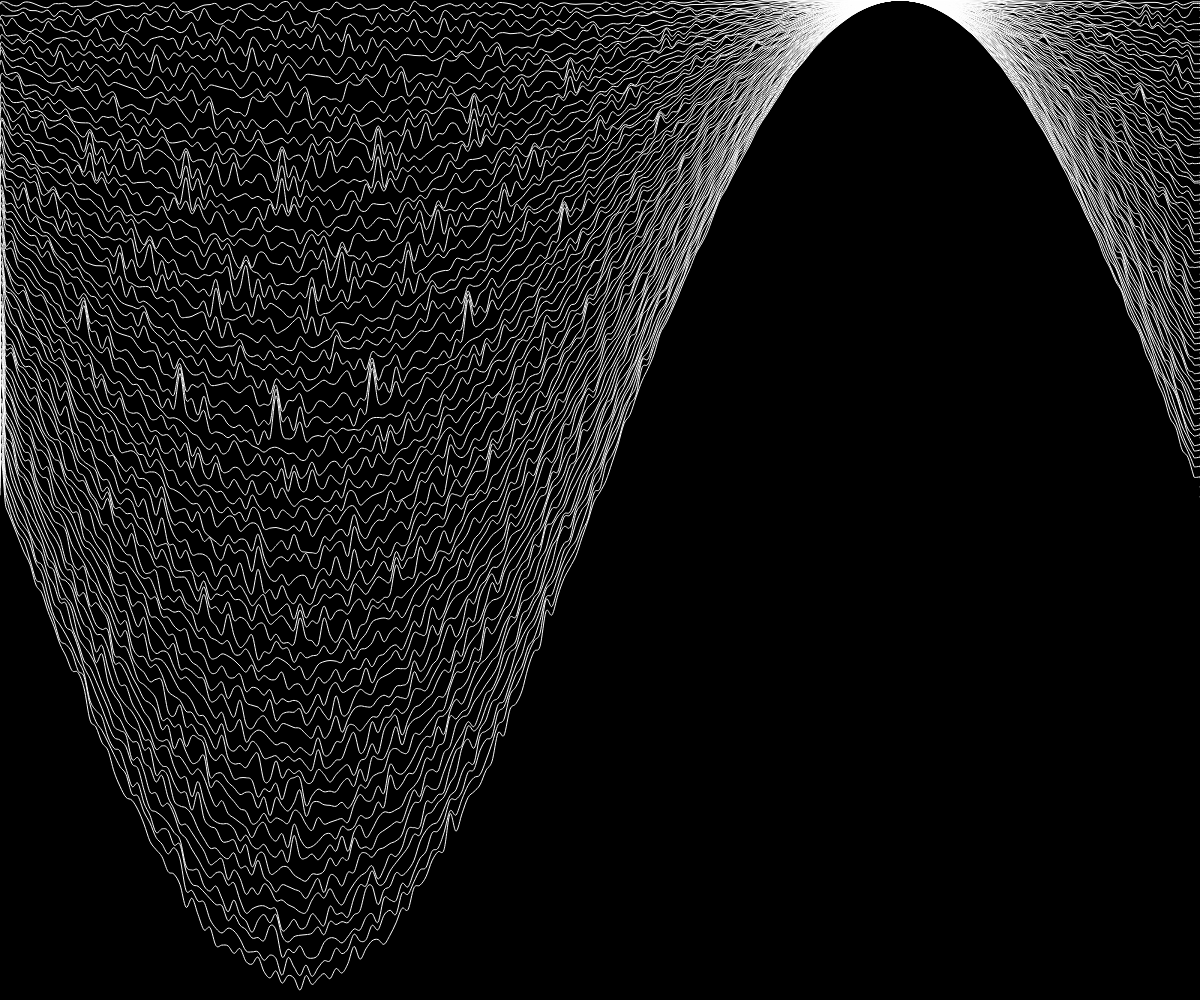
Frame 1 (no input)
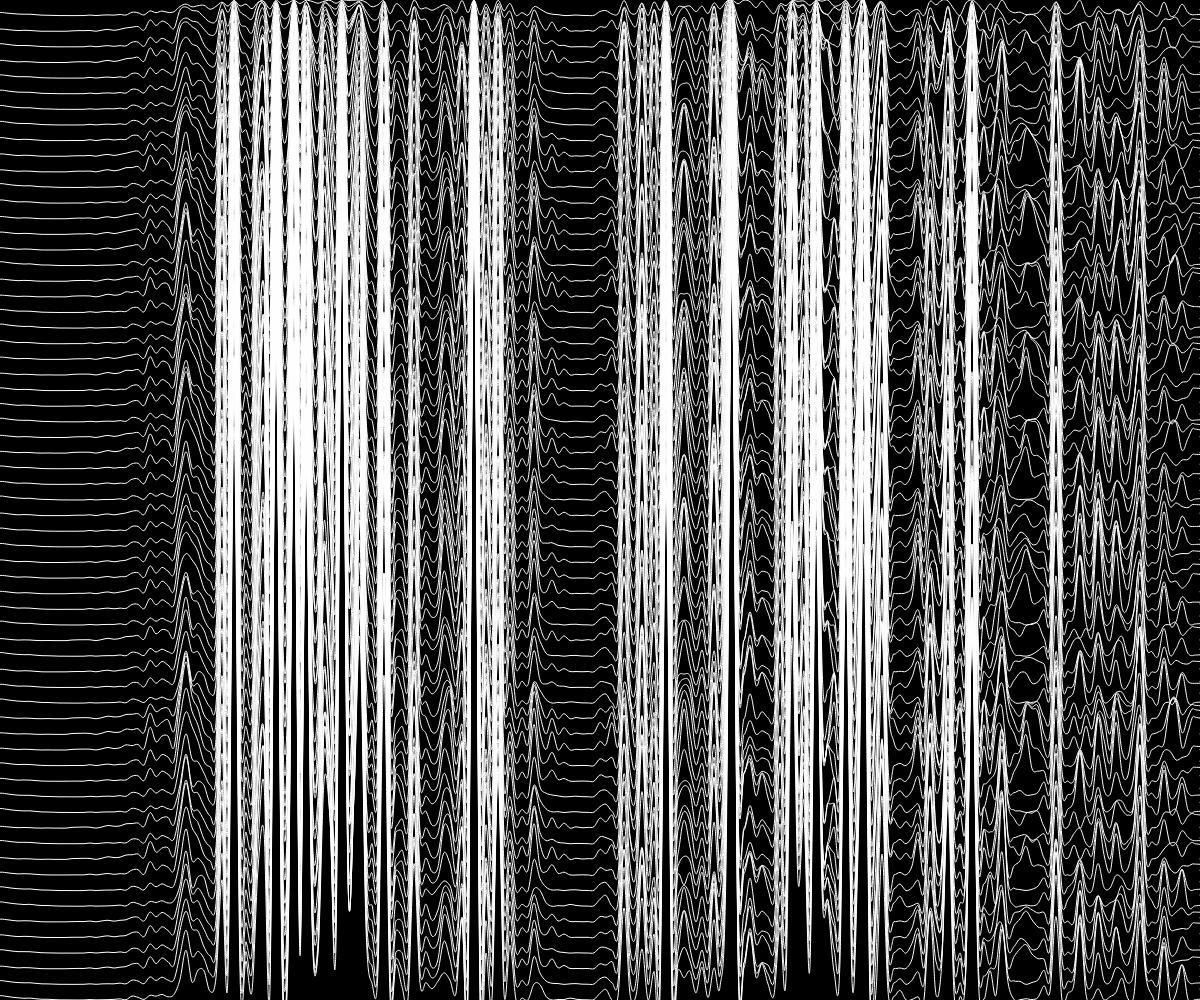
Frame 60 (no input)
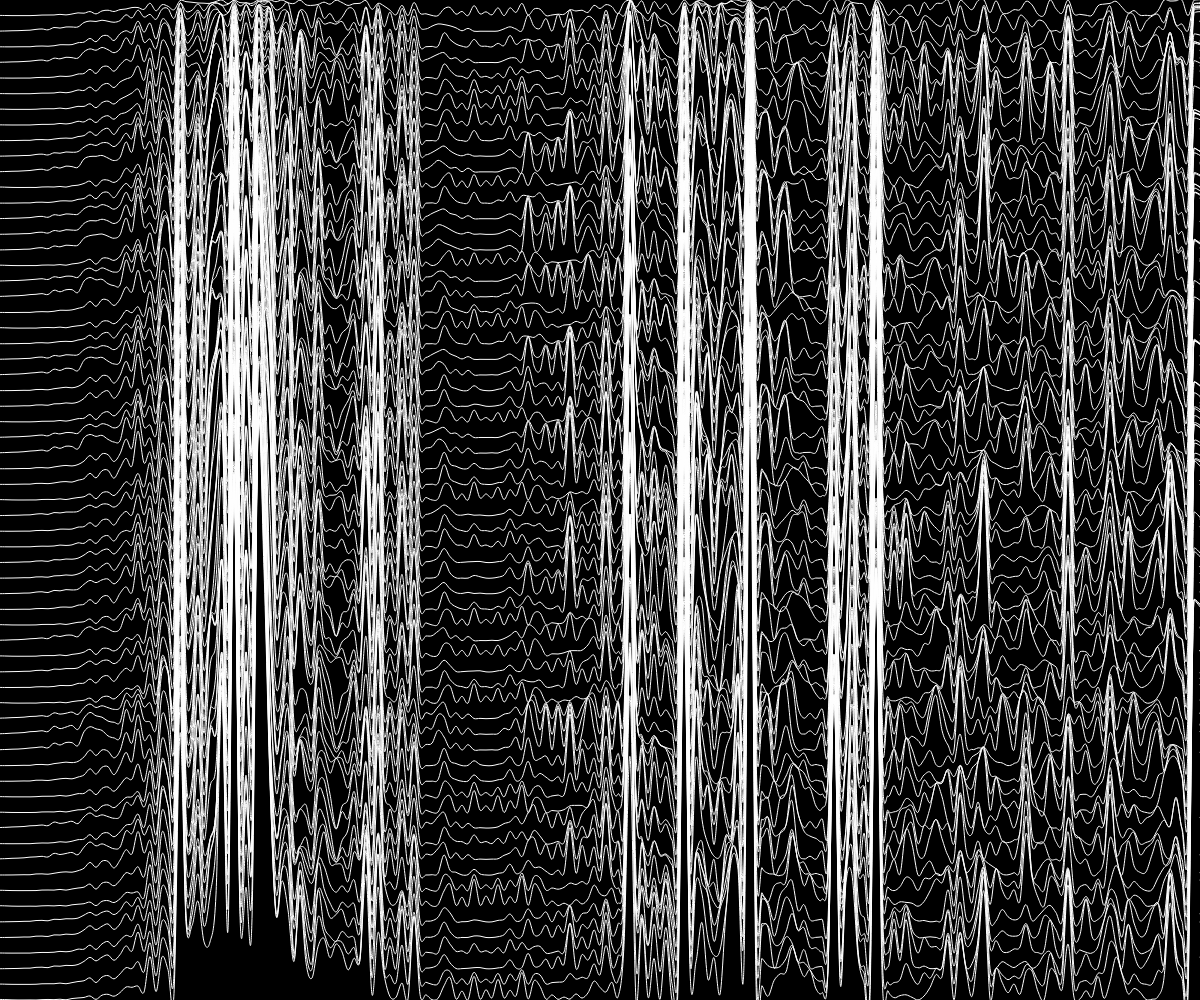
Frame 120 (the mouse pressed at the canvas centre since frame 60)

The p5.js sketch that drew these frames (run headless with seeded random() and noise() and a simulated clock; from frame 60 on, the mouse is pressed at the canvas centre):

// p5.js sketch
// ── sketch.js
function setup() {
  //sz = Math.min(windowWidth, windowHeight)
  //createCanvas(sz, sz)
  createCanvas(windowWidth, windowHeight)
  frameRate(60)

  noSmooth()

  var lines = 64
  var steps = 100 * 2

  updown = new UpDown(lines, steps)
}

function draw() {
  background(0)

  updown.draw()
}

//
//
//
class UpDown {
  constructor(lines, steps) {
    this.lines = lines
    this.steps = steps

    this.mode = 0

    this.y_unit = windowHeight / this.lines
    this.x_unit = windowWidth / this.steps
    this.points = new Array(this.lines + 1)
    this.t = new Array(this.lines + 1)
    for (var i = 0; i <= this.lines; i++) {
      this.points[i] = []
      this.t[i] = [0, random(0.01, 1 / 60)]
    }

    this.generate()
  }

  generate() {
    for (var i = 0; i <= this.steps; i++) {
      var prev_y = 0
      var perc = map(sin((i / this.steps) * Math.PI * 2), -1, 1, 0, 1)
      for (var j = 0; j <= this.lines; j++) {
        var y = map(noise(i, j), 0, 1, prev_y, j * this.y_unit * perc)
        this.points[j].push([i * this.x_unit, y])
        prev_y = y
      }
    }
  }

  modify() {
    for (var i = 0; i <= this.steps; i++) {
      var prev_y = 0
      for (var j = 0; j <= this.lines; j++) {
        var t = this.t[j][0]
        //var perc = noise(t) * 2
        var perc = map(
          sin((i / this.steps) * Math.PI * map(noise(i, t), 0, 1, 2, 8) + t),
          -1,
          1,
          0,
          1
        )
        var y = map(
          //noise(i + t, j + t, t),
          perc,
          0,
          1,
          prev_y,
          j * this.y_unit
        )
        this.points[j][i][1] = y
        prev_y = y
      }
    }
  }

  vertex(x, y) {
    if (this.mode == 0) {
      curveVertex(x, y)
    } else if (this.mode == 1) {
      vertex(x, y)
    } else if (this.mode == 2) {
      point(x, y)
    }
  }

  draw() {
    stroke(255)
    strokeWeight(1)
    //noStroke()
    noFill()
    //fill(0, 0, map(sin(this.t[0][0]), -1, 1, 0, 255))
    for (var j = 1; j <= this.lines; j++) {
      var t = this.t[j][0]
      //fill(0, 0, map(noise(j + t, t), 0, 1, 0, 255))
      //stroke(0, 0, map(noise(j + t, t), 0, 1, 0, 255))
      beginShape()

      if (this.mode == 0) {
        this.vertex(0, j * this.y_unit)
      }
      for (var i = 0; i <= this.steps; i++) {
        this.vertex(this.points[j][i][0], this.points[j][i][1])
      }
      if (this.mode == 0) {
        this.vertex(0, j * this.y_unit)
      }
      endShape()
    }

    this.modify()

    for (var i = 0; i < this.t.length; i++) {
      this.t[i][0] += this.t[i][1]
    }
  }
}
